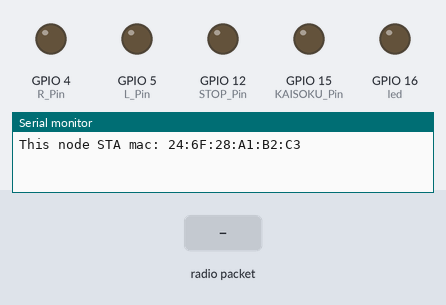
A program run on a simulated ESP8266 (NodeMCU). Shown: output pins drawn as LEDs (lit = HIGH), the last lines printed to the serial monitor. The test bench sets the inputs (shaded band).

Above: at 1.2 s.
1.3 s: radio packet "1" arrives
2.8 s: radio packet "0" arrives
At 2.95 s:
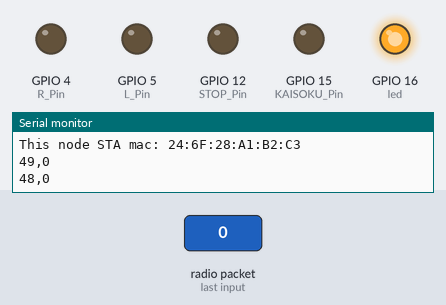
Timing chart, 0 to 5.8 s (numbered marks = the images above; inputs shaded):
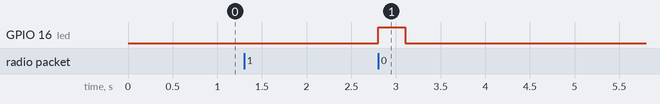

The program:

main.cpp
```cpp
#include <Arduino.h>
#include <ESP8266WiFi.h>
extern "C" {
#include <espnow.h>
}

struct __attribute__((packed)) SENSOR_DATA {
  int direction;
  int valve;
} recvData;

uint8_t bs[sizeof(recvData)];
int R_Pin = 4;
int L_Pin = 5;
int STOP_Pin = 12;
int KAISOKU_Pin = 15;
boolean direction_R=false,direction_L=false,stop=false ;
int heartBeat;
int nowdata =0 ;
boolean dbg = false, kaisoku = false;

void printMacAddress(uint8_t* macaddr) {
  Serial.print("{");
  for (int i = 0; i < 6; i++) {
    Serial.print("0x");
    Serial.print(macaddr[i], HEX);
    if (i < 5) Serial.print(',');
  }
  Serial.print("} ");
}

void recv_cb(uint8_t *mac, uint8_t *data, uint8_t len) {
  //digitalWrite(16,dbg);
  memcpy(&recvData, data, sizeof(recvData));
  Serial.print(recvData.direction);
  Serial.print(",");
  Serial.print(recvData.valve);

  //Serial.print(" from ");
  //printMacAddress(mac);
  Serial.println("");

  kaisoku =recvData.valve%2;
  if(recvData.direction==1){
    direction_R=true;
    direction_L=false;
    stop = false;
  }else if(recvData.direction==2){
    direction_L=true;
    direction_R=false;
    stop = false;
  }else if(recvData.direction==3){
    direction_R=false;
    direction_L=false;
    stop = true;
  }else{
  direction_R=false;
  direction_L=false;
  stop = false;
  }

  digitalWrite(KAISOKU_Pin ,kaisoku);
  digitalWrite(16 ,dbg);
  heartBeat = millis();
  dbg = !dbg;

}

void setup() {
  Serial.begin(115200);
  Serial.println();
  pinMode(16,OUTPUT);//led
  pinMode(KAISOKU_Pin,OUTPUT); //
  pinMode(STOP_Pin,OUTPUT); //
  pinMode(L_Pin,OUTPUT); //left
  pinMode(R_Pin,OUTPUT); //right
  digitalWrite(STOP_Pin ,false);
  Serial.print("This node STA mac: ");
  Serial.println(WiFi.macAddress());
  if (esp_now_init() != 0) {
    Serial.println("*** ESP_Now init failed");
    ESP.restart();
  }
  esp_now_set_self_role(ESP_NOW_ROLE_COMBO);
  digitalWrite(16,false);
  esp_now_register_recv_cb(recv_cb);
}

void loop() {
  digitalWrite(R_Pin ,direction_R);
  digitalWrite(L_Pin ,direction_L);
  digitalWrite(STOP_Pin ,stop);
  if (millis() - heartBeat > 300) {
   // Serial.println("Waiting for ESP-NOW messages...");
    heartBeat = millis();
    direction_R=false;
    direction_L=false;
    stop =false;
    digitalWrite(16 ,false);
  }

}
```

Measured:
- after the input at 2.8 s, GPIO 16 (led): LOW → HIGH at once, → LOW 0.30 s later
